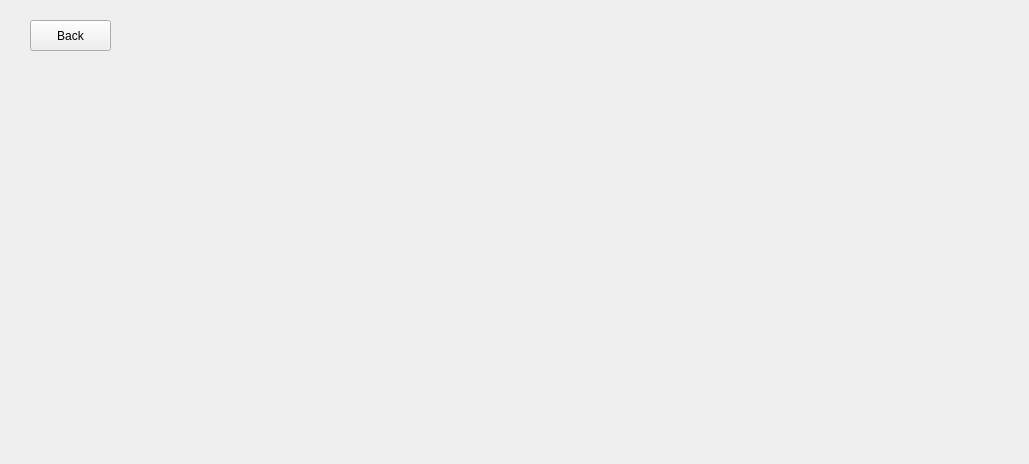
<?xml version="1.0" encoding="UTF-8"?>
<ui version="4.0">
 <class>MainWindow</class>
 <widget class="QMainWindow" name="MainWindow">
  <property name="geometry">
   <rect>
    <x>0</x>
    <y>0</y>
    <width>1029</width>
    <height>464</height>
   </rect>
  </property>
  <property name="windowTitle">
   <string>MainWindow</string>
  </property>
  <widget class="QWidget" name="centralwidget">
   <widget class="QStackedWidget" name="stackedWidget">
    <property name="geometry">
     <rect>
      <x>0</x>
      <y>0</y>
      <width>1031</width>
      <height>461</height>
     </rect>
    </property>
    <property name="currentIndex">
     <number>5</number>
    </property>
    <widget class="QWidget" name="lockScreen">
     <widget class="QWidget" name="horizontalLayoutWidget_2">
      <property name="geometry">
       <rect>
        <x>70</x>
        <y>330</y>
        <width>711</width>
        <height>81</height>
       </rect>
      </property>
      <layout class="QHBoxLayout" name="horizontalLayout_4">
       <item>
        <widget class="QPushButton" name="unlock1">
         <property name="sizePolicy">
          <sizepolicy hsizetype="Minimum" vsizetype="Preferred">
           <horstretch>0</horstretch>
           <verstretch>0</verstretch>
          </sizepolicy>
         </property>
         <property name="text">
          <string>1</string>
         </property>
        </widget>
       </item>
       <item>
        <widget class="QPushButton" name="unlock2">
         <property name="sizePolicy">
          <sizepolicy hsizetype="Preferred" vsizetype="Preferred">
           <horstretch>0</horstretch>
           <verstretch>0</verstretch>
          </sizepolicy>
         </property>
         <property name="text">
          <string>2</string>
         </property>
        </widget>
       </item>
       <item>
        <widget class="QPushButton" name="unlock3">
         <property name="sizePolicy">
          <sizepolicy hsizetype="Minimum" vsizetype="Preferred">
           <horstretch>0</horstretch>
           <verstretch>0</verstretch>
          </sizepolicy>
         </property>
         <property name="text">
          <string>3</string>
         </property>
        </widget>
       </item>
      </layout>
     </widget>
     <widget class="QWidget" name="verticalLayoutWidget_2">
      <property name="geometry">
       <rect>
        <x>660</x>
        <y>60</y>
        <width>121</width>
        <height>231</height>
       </rect>
      </property>
      <layout class="QVBoxLayout" name="verticalLayout_2">
       <item>
        <widget class="QLabel" name="sensorValue_2">
         <property name="sizePolicy">
          <sizepolicy hsizetype="Preferred" vsizetype="Preferred">
           <horstretch>0</horstretch>
           <verstretch>0</verstretch>
          </sizepolicy>
         </property>
         <property name="text">
          <string>7.9 mmol/l</string>
         </property>
         <property name="alignment">
          <set>Qt::AlignCenter</set>
         </property>
        </widget>
       </item>
       <item>
        <widget class="QPushButton" name="graphViewsButton_2">
         <property name="sizePolicy">
          <sizepolicy hsizetype="Minimum" vsizetype="Preferred">
           <horstretch>0</horstretch>
           <verstretch>0</verstretch>
          </sizepolicy>
         </property>
         <property name="text">
          <string>3 Hrs</string>
         </property>
        </widget>
       </item>
      </layout>
     </widget>
     <widget class="QLabel" name="label_2">
      <property name="geometry">
       <rect>
        <x>70</x>
        <y>310</y>
        <width>111</width>
        <height>20</height>
       </rect>
      </property>
      <property name="text">
       <string>Insulin On Board</string>
      </property>
     </widget>
     <widget class="QGraphicsView" name="graphicsView_2">
      <property name="geometry">
       <rect>
        <x>70</x>
        <y>60</y>
        <width>581</width>
        <height>231</height>
       </rect>
      </property>
     </widget>
     <widget class="QProgressBar" name="battery_2">
      <property name="geometry">
       <rect>
        <x>70</x>
        <y>20</y>
        <width>71</width>
        <height>23</height>
       </rect>
      </property>
      <property name="value">
       <number>24</number>
      </property>
     </widget>
    </widget>
    <widget class="QWidget" name="homePage">
     <widget class="QWidget" name="horizontalLayoutWidget">
      <property name="geometry">
       <rect>
        <x>70</x>
        <y>330</y>
        <width>711</width>
        <height>81</height>
       </rect>
      </property>
      <layout class="QHBoxLayout" name="horizontalLayout_3"/>
     </widget>
     <widget class="QGraphicsView" name="graphicsView">
      <property name="geometry">
       <rect>
        <x>70</x>
        <y>60</y>
        <width>581</width>
        <height>231</height>
       </rect>
      </property>
     </widget>
     <widget class="QLabel" name="label">
      <property name="geometry">
       <rect>
        <x>70</x>
        <y>310</y>
        <width>111</width>
        <height>20</height>
       </rect>
      </property>
      <property name="text">
       <string>Insulin On Board</string>
      </property>
     </widget>
     <widget class="QPushButton" name="bolusButton">
      <property name="geometry">
       <rect>
        <x>71</x>
        <y>331</y>
        <width>352</width>
        <height>79</height>
       </rect>
      </property>
      <property name="sizePolicy">
       <sizepolicy hsizetype="Preferred" vsizetype="Preferred">
        <horstretch>0</horstretch>
        <verstretch>0</verstretch>
       </sizepolicy>
      </property>
      <property name="text">
       <string>Bolus</string>
      </property>
     </widget>
     <widget class="QPushButton" name="options_Button">
      <property name="geometry">
       <rect>
        <x>429</x>
        <y>331</y>
        <width>351</width>
        <height>79</height>
       </rect>
      </property>
      <property name="sizePolicy">
       <sizepolicy hsizetype="Minimum" vsizetype="Preferred">
        <horstretch>0</horstretch>
        <verstretch>0</verstretch>
       </sizepolicy>
      </property>
      <property name="text">
       <string>Options</string>
      </property>
     </widget>
     <widget class="QWidget" name="verticalLayoutWidget">
      <property name="geometry">
       <rect>
        <x>660</x>
        <y>60</y>
        <width>121</width>
        <height>231</height>
       </rect>
      </property>
      <layout class="QVBoxLayout" name="verticalLayout">
       <item>
        <widget class="QLabel" name="sensorValue">
         <property name="sizePolicy">
          <sizepolicy hsizetype="Preferred" vsizetype="Preferred">
           <horstretch>0</horstretch>
           <verstretch>0</verstretch>
          </sizepolicy>
         </property>
         <property name="text">
          <string>7.9 mmol/l</string>
         </property>
         <property name="alignment">
          <set>Qt::AlignCenter</set>
         </property>
        </widget>
       </item>
       <item>
        <widget class="QPushButton" name="graphViewsButton">
         <property name="sizePolicy">
          <sizepolicy hsizetype="Minimum" vsizetype="Preferred">
           <horstretch>0</horstretch>
           <verstretch>0</verstretch>
          </sizepolicy>
         </property>
         <property name="text">
          <string>3 Hrs</string>
         </property>
        </widget>
       </item>
      </layout>
     </widget>
     <widget class="QProgressBar" name="battery">
      <property name="geometry">
       <rect>
        <x>70</x>
        <y>20</y>
        <width>71</width>
        <height>23</height>
       </rect>
      </property>
      <property name="value">
       <number>24</number>
      </property>
     </widget>
    </widget>
    <widget class="QWidget" name="optionsPage">
     <widget class="QLabel" name="optionsLabel">
      <property name="geometry">
       <rect>
        <x>370</x>
        <y>20</y>
        <width>62</width>
        <height>17</height>
       </rect>
      </property>
      <property name="text">
       <string>Options</string>
      </property>
      <property name="alignment">
       <set>Qt::AlignCenter</set>
      </property>
     </widget>
     <widget class="QWidget" name="verticalLayoutWidget_3">
      <property name="geometry">
       <rect>
        <x>70</x>
        <y>60</y>
        <width>691</width>
        <height>321</height>
       </rect>
      </property>
      <layout class="QVBoxLayout" name="verticalLayout_3">
       <item>
        <widget class="QPushButton" name="pushButton_2">
         <property name="sizePolicy">
          <sizepolicy hsizetype="Minimum" vsizetype="Preferred">
           <horstretch>0</horstretch>
           <verstretch>0</verstretch>
          </sizepolicy>
         </property>
         <property name="text">
          <string>Load</string>
         </property>
        </widget>
       </item>
       <item>
        <widget class="QPushButton" name="pushButton_3">
         <property name="sizePolicy">
          <sizepolicy hsizetype="Minimum" vsizetype="Preferred">
           <horstretch>0</horstretch>
           <verstretch>0</verstretch>
          </sizepolicy>
         </property>
         <property name="text">
          <string>Activity</string>
         </property>
        </widget>
       </item>
       <item>
        <widget class="QPushButton" name="pushButton">
         <property name="sizePolicy">
          <sizepolicy hsizetype="Minimum" vsizetype="Preferred">
           <horstretch>0</horstretch>
           <verstretch>0</verstretch>
          </sizepolicy>
         </property>
         <property name="text">
          <string>My Pump</string>
         </property>
        </widget>
       </item>
       <item>
        <widget class="QPushButton" name="pushButton_4">
         <property name="sizePolicy">
          <sizepolicy hsizetype="Minimum" vsizetype="Preferred">
           <horstretch>0</horstretch>
           <verstretch>0</verstretch>
          </sizepolicy>
         </property>
         <property name="text">
          <string>My CGM</string>
         </property>
        </widget>
       </item>
       <item>
        <widget class="QPushButton" name="pushButton_5">
         <property name="sizePolicy">
          <sizepolicy hsizetype="Minimum" vsizetype="Preferred">
           <horstretch>0</horstretch>
           <verstretch>0</verstretch>
          </sizepolicy>
         </property>
         <property name="text">
          <string>Device Settings</string>
         </property>
        </widget>
       </item>
       <item>
        <widget class="QPushButton" name="pushButton_6">
         <property name="sizePolicy">
          <sizepolicy hsizetype="Minimum" vsizetype="Preferred">
           <horstretch>0</horstretch>
           <verstretch>0</verstretch>
          </sizepolicy>
         </property>
         <property name="text">
          <string>History</string>
         </property>
        </widget>
       </item>
      </layout>
     </widget>
     <widget class="QPushButton" name="backButton">
      <property name="geometry">
       <rect>
        <x>30</x>
        <y>10</y>
        <width>81</width>
        <height>31</height>
       </rect>
      </property>
      <property name="text">
       <string>Back</string>
      </property>
     </widget>
    </widget>
    <widget class="QWidget" name="myPumpPage">
     <widget class="QWidget" name="verticalLayoutWidget_4">
      <property name="geometry">
       <rect>
        <x>70</x>
        <y>60</y>
        <width>691</width>
        <height>321</height>
       </rect>
      </property>
      <layout class="QVBoxLayout" name="verticalLayout_5">
       <item>
        <widget class="QPushButton" name="personalProfile_button">
         <property name="sizePolicy">
          <sizepolicy hsizetype="Minimum" vsizetype="Preferred">
           <horstretch>0</horstretch>
           <verstretch>0</verstretch>
          </sizepolicy>
         </property>
         <property name="text">
          <string>Personal Profiles</string>
         </property>
        </widget>
       </item>
       <item>
        <widget class="QPushButton" name="pushButton_14">
         <property name="sizePolicy">
          <sizepolicy hsizetype="Minimum" vsizetype="Preferred">
           <horstretch>0</horstretch>
           <verstretch>0</verstretch>
          </sizepolicy>
         </property>
         <property name="text">
          <string>Control-IQ</string>
         </property>
        </widget>
       </item>
       <item>
        <widget class="QPushButton" name="pushButton_15">
         <property name="sizePolicy">
          <sizepolicy hsizetype="Minimum" vsizetype="Preferred">
           <horstretch>0</horstretch>
           <verstretch>0</verstretch>
          </sizepolicy>
         </property>
         <property name="text">
          <string>Alerts &amp; Reminders</string>
         </property>
        </widget>
       </item>
       <item>
        <widget class="QPushButton" name="pushButton_16">
         <property name="sizePolicy">
          <sizepolicy hsizetype="Minimum" vsizetype="Preferred">
           <horstretch>0</horstretch>
           <verstretch>0</verstretch>
          </sizepolicy>
         </property>
         <property name="text">
          <string>Pump Info</string>
         </property>
        </widget>
       </item>
      </layout>
     </widget>
     <widget class="QPushButton" name="backButton_2">
      <property name="geometry">
       <rect>
        <x>30</x>
        <y>20</y>
        <width>81</width>
        <height>31</height>
       </rect>
      </property>
      <property name="text">
       <string>Back</string>
      </property>
     </widget>
    </widget>
    <widget class="QWidget" name="personalProfiles">
     <widget class="QPushButton" name="backButton_3">
      <property name="geometry">
       <rect>
        <x>30</x>
        <y>20</y>
        <width>81</width>
        <height>31</height>
       </rect>
      </property>
      <property name="text">
       <string>Back</string>
      </property>
     </widget>
     <widget class="QWidget" name="verticalLayoutWidget_5">
      <property name="geometry">
       <rect>
        <x>70</x>
        <y>60</y>
        <width>691</width>
        <height>321</height>
       </rect>
      </property>
      <layout class="QVBoxLayout" name="verticalLayout_6">
       <item>
        <widget class="QPushButton" name="pushButton_17">
         <property name="sizePolicy">
          <sizepolicy hsizetype="Minimum" vsizetype="Preferred">
           <horstretch>0</horstretch>
           <verstretch>0</verstretch>
          </sizepolicy>
         </property>
         <property name="text">
          <string>Pump Settings</string>
         </property>
        </widget>
       </item>
       <item>
        <widget class="QPushButton" name="addProfileButton">
         <property name="sizePolicy">
          <sizepolicy hsizetype="Minimum" vsizetype="Preferred">
           <horstretch>0</horstretch>
           <verstretch>0</verstretch>
          </sizepolicy>
         </property>
         <property name="text">
          <string>Create Profile</string>
         </property>
        </widget>
       </item>
       <item>
        <widget class="QPushButton" name="pushButton_19">
         <property name="sizePolicy">
          <sizepolicy hsizetype="Minimum" vsizetype="Preferred">
           <horstretch>0</horstretch>
           <verstretch>0</verstretch>
          </sizepolicy>
         </property>
         <property name="text">
          <string>Update Profile</string>
         </property>
        </widget>
       </item>
       <item>
        <widget class="QPushButton" name="pushButton_20">
         <property name="sizePolicy">
          <sizepolicy hsizetype="Minimum" vsizetype="Preferred">
           <horstretch>0</horstretch>
           <verstretch>0</verstretch>
          </sizepolicy>
         </property>
         <property name="text">
          <string>Delete Profile</string>
         </property>
        </widget>
       </item>
      </layout>
     </widget>
     <widget class="QPushButton" name="viewProfilesButton">
      <property name="geometry">
       <rect>
        <x>810</x>
        <y>20</y>
        <width>121</width>
        <height>31</height>
       </rect>
      </property>
      <property name="sizePolicy">
       <sizepolicy hsizetype="Minimum" vsizetype="Preferred">
        <horstretch>0</horstretch>
        <verstretch>0</verstretch>
       </sizepolicy>
      </property>
      <property name="text">
       <string>View Profiles</string>
      </property>
     </widget>
    </widget>
    <widget class="QWidget" name="viewProfilePage">
     <widget class="QPushButton" name="backButton_5">
      <property name="geometry">
       <rect>
        <x>30</x>
        <y>20</y>
        <width>81</width>
        <height>31</height>
       </rect>
      </property>
      <property name="text">
       <string>Back</string>
      </property>
     </widget>
    </widget>
    <widget class="QWidget" name="addProfilePage">
     <widget class="QPushButton" name="backButton_4">
      <property name="geometry">
       <rect>
        <x>30</x>
        <y>20</y>
        <width>81</width>
        <height>31</height>
       </rect>
      </property>
      <property name="text">
       <string>Back</string>
      </property>
     </widget>
     <widget class="QWidget" name="formLayoutWidget">
      <property name="geometry">
       <rect>
        <x>150</x>
        <y>140</y>
        <width>721</width>
        <height>131</height>
       </rect>
      </property>
      <layout class="QFormLayout" name="formLayout">
       <item row="0" column="0">
        <widget class="QLabel" name="nameLabel">
         <property name="text">
          <string>Name</string>
         </property>
        </widget>
       </item>
       <item row="0" column="1">
        <widget class="QLineEdit" name="nameInput">
         <property name="sizePolicy">
          <sizepolicy hsizetype="Expanding" vsizetype="Preferred">
           <horstretch>0</horstretch>
           <verstretch>0</verstretch>
          </sizepolicy>
         </property>
        </widget>
       </item>
       <item row="1" column="0">
        <widget class="QLabel" name="basalLabel">
         <property name="text">
          <string>Basal</string>
         </property>
        </widget>
       </item>
       <item row="1" column="1">
        <widget class="QSpinBox" name="basalInput">
         <property name="sizePolicy">
          <sizepolicy hsizetype="Minimum" vsizetype="Preferred">
           <horstretch>0</horstretch>
           <verstretch>0</verstretch>
          </sizepolicy>
         </property>
        </widget>
       </item>
       <item row="2" column="0">
        <widget class="QLabel" name="carbRatioLabel">
         <property name="text">
          <string>Carb Ratio</string>
         </property>
        </widget>
       </item>
       <item row="2" column="1">
        <widget class="QSpinBox" name="carbRatioInput">
         <property name="sizePolicy">
          <sizepolicy hsizetype="Minimum" vsizetype="Preferred">
           <horstretch>0</horstretch>
           <verstretch>0</verstretch>
          </sizepolicy>
         </property>
        </widget>
       </item>
       <item row="3" column="0">
        <widget class="QLabel" name="carbRatioLabel_2">
         <property name="text">
          <string>Target BG</string>
         </property>
        </widget>
       </item>
       <item row="3" column="1">
        <widget class="QSpinBox" name="carbRatioInput_2">
         <property name="sizePolicy">
          <sizepolicy hsizetype="Minimum" vsizetype="Preferred">
           <horstretch>0</horstretch>
           <verstretch>0</verstretch>
          </sizepolicy>
         </property>
        </widget>
       </item>
      </layout>
     </widget>
     <widget class="QDialogButtonBox" name="confirmProfileButtonBox">
      <property name="geometry">
       <rect>
        <x>410</x>
        <y>270</y>
        <width>171</width>
        <height>51</height>
       </rect>
      </property>
      <property name="sizePolicy">
       <sizepolicy hsizetype="Expanding" vsizetype="Expanding">
        <horstretch>0</horstretch>
        <verstretch>0</verstretch>
       </sizepolicy>
      </property>
      <property name="standardButtons">
       <set>QDialogButtonBox::Cancel|QDialogButtonBox::Ok</set>
      </property>
     </widget>
     <widget class="QLabel" name="optionsLabel_2">
      <property name="geometry">
       <rect>
        <x>450</x>
        <y>100</y>
        <width>131</width>
        <height>20</height>
       </rect>
      </property>
      <property name="text">
       <string>Create Profile</string>
      </property>
      <property name="alignment">
       <set>Qt::AlignCenter</set>
      </property>
     </widget>
    </widget>
   </widget>
  </widget>
 </widget>
 <resources/>
 <connections/>
</ui>
